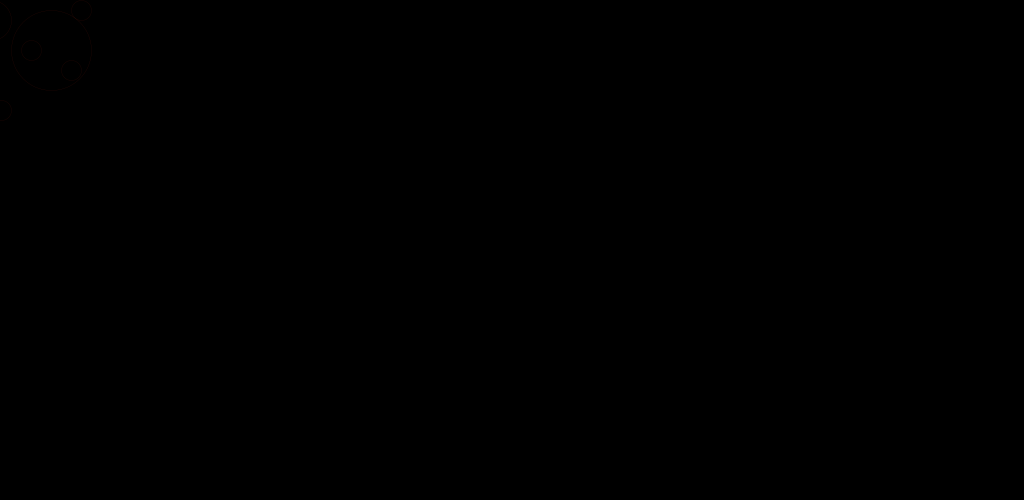
Frame 1 (no input)
Frame 60 (the mouse pressed at the canvas centre just before this capture): identical to frame 1, image omitted
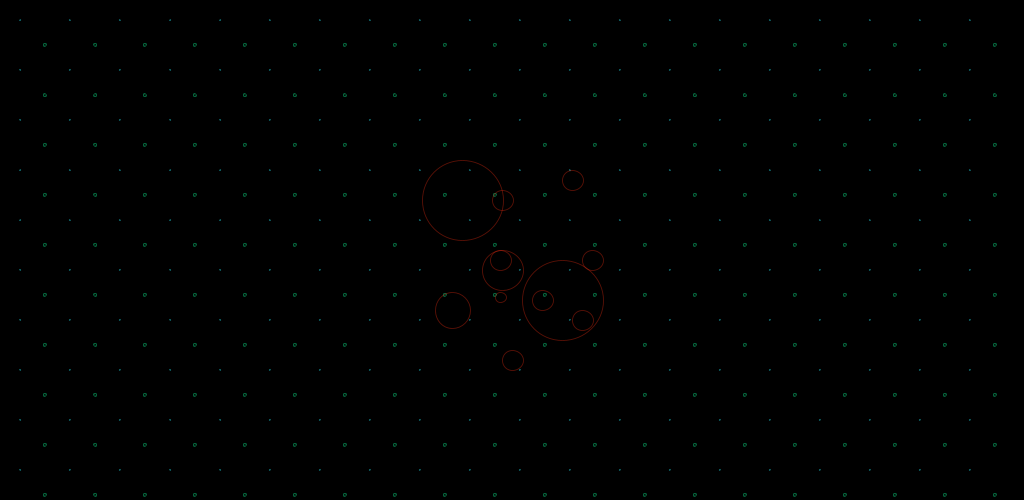
Frame 120 (the mouse held since frame 60 and released just before this capture)

The Processing sketch that drew these frames (run headless with seeded random() and noise(); from frame 60 on, the mouse is pressed at the canvas centre):

// Processing sketch: processing_20038
// ── processing_20038.pde

float easing = 0.1;
float speed = 0.0;
float x = 0;
float xA = 1024;
int counter = 0;
int counterReset = 0;
int bgReset = 0;

void setup()
{
  size(1024, 500);
  background(0);
  smooth();
  
}

void draw()
{
  background(0);
//   noFill();
//   stroke(39,232,48, 3);  
//   line(0,0, mouseX, mouseY);
//   line(0, height, mouseX, mouseY);
   stroke(39,232,244, 3);  
//   line(width,0, mouseX, mouseY);
//   line(width, height, mouseX, mouseY);
 
   
   
   
   
 
  float target = dist(mouseX, mouseY, pmouseX, pmouseY);
  speed += (target-speed) * easing;
  
  float d = speed *5;
  
   
   for(int y = 20; y <= height -20; y+= 50)
   {
      for (int x = 20; x <= width -20; x += 50)
      {
        //rotate(1);
        strokeWeight(1);
        stroke(39,232,244, 100); 
        ellipse(x,y,d,d);
        
        fill(39,232,48, 15);
        strokeWeight(3);
        stroke(15,255,152, 100); 
        ellipse(x+25,y+25,d/2,d/2);

      }
    }
   
  
  
  //ellipse(width/2, height/2, d,d);
 
   strokeWeight(3*d/2);
   stroke(235,43,15, 100);   
   //fill(235,43,15,20);
   fill(255, 0);
 
   ellipse(mouseX+30+cos(d), mouseY+50+sin(d), d+20, d+20);
   ellipse(mouseX+80+cos(d), mouseY+10+sin(d), d+20, d+20);
   ellipse(mouseX-10+cos(d), mouseY+20+sin(d), d+40, d+40);
   ellipse(mouseX-50+cos(d), mouseY-50+sin(d), d+80, d+80);
   ellipse(mouseX+50+cos(d), mouseY+50+sin(d), d+80, d+80);
   ellipse(mouseX-10+cos(d), mouseY-50+sin(d), d+20, d+20);
   ellipse(mouseX+60+cos(d), mouseY-70+sin(d), d+20, d+20);//top right   
   ellipse(mouseX+70+cos(d), mouseY+70+sin(d), d+20, d+20);   
   ellipse(mouseX+cos(d), mouseY+110+sin(d), d+20, d+20);   
   ellipse(mouseX-60+cos(d), mouseY+60+sin(d), d+35, d+35); 
   ellipse(mouseX-12+cos(d), mouseY+47+sin(d), d+10, d+10);  
   ellipse(mouseX-12+cos(d), mouseY+10+sin(d), d+20, d+20);     
}
